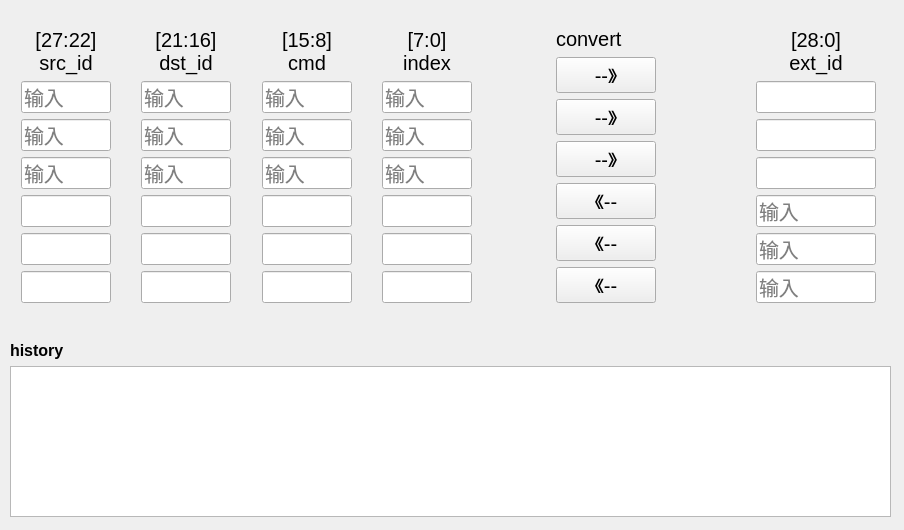
<?xml version="1.0" encoding="UTF-8"?>
<ui version="4.0">
 <class>Widget</class>
 <widget class="QWidget" name="Widget">
  <property name="geometry">
   <rect>
    <x>0</x>
    <y>0</y>
    <width>904</width>
    <height>530</height>
   </rect>
  </property>
  <property name="windowTitle">
   <string>Widget</string>
  </property>
  <widget class="QWidget" name="layoutWidget">
   <property name="geometry">
    <rect>
     <x>10</x>
     <y>16</y>
     <width>877</width>
     <height>298</height>
    </rect>
   </property>
   <layout class="QGridLayout" name="gridLayout">
    <item row="5" column="5">
     <spacer name="horizontalSpacer_41">
      <property name="orientation">
       <enum>Qt::Horizontal</enum>
      </property>
      <property name="sizeHint" stdset="0">
       <size>
        <width>13</width>
        <height>17</height>
       </size>
      </property>
     </spacer>
    </item>
    <item row="2" column="10" colspan="2">
     <spacer name="horizontalSpacer_35">
      <property name="orientation">
       <enum>Qt::Horizontal</enum>
      </property>
      <property name="sizeHint" stdset="0">
       <size>
        <width>40</width>
        <height>20</height>
       </size>
      </property>
     </spacer>
    </item>
    <item row="1" column="12">
     <spacer name="horizontalSpacer_34">
      <property name="orientation">
       <enum>Qt::Horizontal</enum>
      </property>
      <property name="sizeHint" stdset="0">
       <size>
        <width>38</width>
        <height>20</height>
       </size>
      </property>
     </spacer>
    </item>
    <item row="0" column="2" rowspan="6">
     <layout class="QVBoxLayout" name="verticalLayout_2">
      <item>
       <widget class="QLabel" name="label_4">
        <property name="font">
         <font>
          <pointsize>15</pointsize>
         </font>
        </property>
        <property name="text">
         <string>[21:16]
dst_id</string>
        </property>
        <property name="alignment">
         <set>Qt::AlignCenter</set>
        </property>
       </widget>
      </item>
      <item>
       <widget class="QLineEdit" name="dstEdit_in">
        <property name="minimumSize">
         <size>
          <width>90</width>
          <height>0</height>
         </size>
        </property>
        <property name="maximumSize">
         <size>
          <width>90</width>
          <height>16777215</height>
         </size>
        </property>
        <property name="font">
         <font>
          <pointsize>15</pointsize>
         </font>
        </property>
        <property name="text">
         <string/>
        </property>
        <property name="maxLength">
         <number>2</number>
        </property>
        <property name="readOnly">
         <bool>false</bool>
        </property>
        <property name="placeholderText">
         <string>输入</string>
        </property>
       </widget>
      </item>
      <item>
       <widget class="QLineEdit" name="dstEdit_in_2">
        <property name="minimumSize">
         <size>
          <width>90</width>
          <height>0</height>
         </size>
        </property>
        <property name="maximumSize">
         <size>
          <width>90</width>
          <height>16777215</height>
         </size>
        </property>
        <property name="font">
         <font>
          <pointsize>15</pointsize>
         </font>
        </property>
        <property name="text">
         <string/>
        </property>
        <property name="maxLength">
         <number>2</number>
        </property>
        <property name="readOnly">
         <bool>false</bool>
        </property>
        <property name="placeholderText">
         <string>输入</string>
        </property>
       </widget>
      </item>
      <item>
       <widget class="QLineEdit" name="dstEdit_in_3">
        <property name="minimumSize">
         <size>
          <width>90</width>
          <height>0</height>
         </size>
        </property>
        <property name="maximumSize">
         <size>
          <width>90</width>
          <height>16777215</height>
         </size>
        </property>
        <property name="font">
         <font>
          <pointsize>15</pointsize>
         </font>
        </property>
        <property name="text">
         <string/>
        </property>
        <property name="maxLength">
         <number>2</number>
        </property>
        <property name="readOnly">
         <bool>false</bool>
        </property>
        <property name="placeholderText">
         <string>输入</string>
        </property>
       </widget>
      </item>
      <item>
       <widget class="QLineEdit" name="dstEdit_out">
        <property name="minimumSize">
         <size>
          <width>90</width>
          <height>0</height>
         </size>
        </property>
        <property name="maximumSize">
         <size>
          <width>90</width>
          <height>16777215</height>
         </size>
        </property>
        <property name="font">
         <font>
          <pointsize>15</pointsize>
         </font>
        </property>
        <property name="text">
         <string/>
        </property>
        <property name="maxLength">
         <number>2</number>
        </property>
        <property name="readOnly">
         <bool>true</bool>
        </property>
       </widget>
      </item>
      <item>
       <widget class="QLineEdit" name="dstEdit_out_2">
        <property name="minimumSize">
         <size>
          <width>90</width>
          <height>0</height>
         </size>
        </property>
        <property name="maximumSize">
         <size>
          <width>90</width>
          <height>16777215</height>
         </size>
        </property>
        <property name="font">
         <font>
          <pointsize>15</pointsize>
         </font>
        </property>
        <property name="text">
         <string/>
        </property>
        <property name="maxLength">
         <number>2</number>
        </property>
        <property name="readOnly">
         <bool>true</bool>
        </property>
       </widget>
      </item>
      <item>
       <widget class="QLineEdit" name="dstEdit_out_3">
        <property name="minimumSize">
         <size>
          <width>90</width>
          <height>0</height>
         </size>
        </property>
        <property name="maximumSize">
         <size>
          <width>90</width>
          <height>16777215</height>
         </size>
        </property>
        <property name="font">
         <font>
          <pointsize>15</pointsize>
         </font>
        </property>
        <property name="text">
         <string/>
        </property>
        <property name="maxLength">
         <number>2</number>
        </property>
        <property name="readOnly">
         <bool>true</bool>
        </property>
       </widget>
      </item>
     </layout>
    </item>
    <item row="2" column="1">
     <spacer name="horizontalSpacer_7">
      <property name="orientation">
       <enum>Qt::Horizontal</enum>
      </property>
      <property name="sizeHint" stdset="0">
       <size>
        <width>13</width>
        <height>17</height>
       </size>
      </property>
     </spacer>
    </item>
    <item row="0" column="4" rowspan="6">
     <layout class="QVBoxLayout" name="verticalLayout_3">
      <item>
       <widget class="QLabel" name="label_8">
        <property name="font">
         <font>
          <pointsize>15</pointsize>
         </font>
        </property>
        <property name="text">
         <string>[15:8]
cmd</string>
        </property>
        <property name="alignment">
         <set>Qt::AlignCenter</set>
        </property>
       </widget>
      </item>
      <item>
       <widget class="QLineEdit" name="cmdEdit_in">
        <property name="minimumSize">
         <size>
          <width>90</width>
          <height>0</height>
         </size>
        </property>
        <property name="maximumSize">
         <size>
          <width>90</width>
          <height>16777215</height>
         </size>
        </property>
        <property name="font">
         <font>
          <pointsize>15</pointsize>
         </font>
        </property>
        <property name="text">
         <string/>
        </property>
        <property name="maxLength">
         <number>2</number>
        </property>
        <property name="readOnly">
         <bool>false</bool>
        </property>
        <property name="placeholderText">
         <string>输入</string>
        </property>
       </widget>
      </item>
      <item>
       <widget class="QLineEdit" name="cmdEdit_in_2">
        <property name="minimumSize">
         <size>
          <width>90</width>
          <height>0</height>
         </size>
        </property>
        <property name="maximumSize">
         <size>
          <width>90</width>
          <height>16777215</height>
         </size>
        </property>
        <property name="font">
         <font>
          <pointsize>15</pointsize>
         </font>
        </property>
        <property name="text">
         <string/>
        </property>
        <property name="maxLength">
         <number>2</number>
        </property>
        <property name="readOnly">
         <bool>false</bool>
        </property>
        <property name="placeholderText">
         <string>输入</string>
        </property>
       </widget>
      </item>
      <item>
       <widget class="QLineEdit" name="cmdEdit_in_3">
        <property name="minimumSize">
         <size>
          <width>90</width>
          <height>0</height>
         </size>
        </property>
        <property name="maximumSize">
         <size>
          <width>90</width>
          <height>16777215</height>
         </size>
        </property>
        <property name="font">
         <font>
          <pointsize>15</pointsize>
         </font>
        </property>
        <property name="text">
         <string/>
        </property>
        <property name="maxLength">
         <number>2</number>
        </property>
        <property name="readOnly">
         <bool>false</bool>
        </property>
        <property name="placeholderText">
         <string>输入</string>
        </property>
       </widget>
      </item>
      <item>
       <widget class="QLineEdit" name="cmdEdit_out">
        <property name="minimumSize">
         <size>
          <width>90</width>
          <height>0</height>
         </size>
        </property>
        <property name="maximumSize">
         <size>
          <width>90</width>
          <height>16777215</height>
         </size>
        </property>
        <property name="font">
         <font>
          <pointsize>15</pointsize>
         </font>
        </property>
        <property name="text">
         <string/>
        </property>
        <property name="maxLength">
         <number>2</number>
        </property>
        <property name="readOnly">
         <bool>true</bool>
        </property>
       </widget>
      </item>
      <item>
       <widget class="QLineEdit" name="cmdEdit_out_2">
        <property name="minimumSize">
         <size>
          <width>90</width>
          <height>0</height>
         </size>
        </property>
        <property name="maximumSize">
         <size>
          <width>90</width>
          <height>16777215</height>
         </size>
        </property>
        <property name="font">
         <font>
          <pointsize>15</pointsize>
         </font>
        </property>
        <property name="text">
         <string/>
        </property>
        <property name="maxLength">
         <number>2</number>
        </property>
        <property name="readOnly">
         <bool>true</bool>
        </property>
       </widget>
      </item>
      <item>
       <widget class="QLineEdit" name="cmdEdit_out_3">
        <property name="minimumSize">
         <size>
          <width>90</width>
          <height>0</height>
         </size>
        </property>
        <property name="maximumSize">
         <size>
          <width>90</width>
          <height>16777215</height>
         </size>
        </property>
        <property name="font">
         <font>
          <pointsize>15</pointsize>
         </font>
        </property>
        <property name="text">
         <string/>
        </property>
        <property name="maxLength">
         <number>2</number>
        </property>
        <property name="readOnly">
         <bool>true</bool>
        </property>
       </widget>
      </item>
     </layout>
    </item>
    <item row="4" column="12">
     <spacer name="horizontalSpacer_38">
      <property name="orientation">
       <enum>Qt::Horizontal</enum>
      </property>
      <property name="sizeHint" stdset="0">
       <size>
        <width>38</width>
        <height>20</height>
       </size>
      </property>
     </spacer>
    </item>
    <item row="0" column="0" rowspan="6">
     <layout class="QVBoxLayout" name="verticalLayout">
      <item>
       <widget class="QLabel" name="label_7">
        <property name="font">
         <font>
          <pointsize>15</pointsize>
         </font>
        </property>
        <property name="text">
         <string>[27:22]
src_id</string>
        </property>
        <property name="textFormat">
         <enum>Qt::AutoText</enum>
        </property>
        <property name="alignment">
         <set>Qt::AlignCenter</set>
        </property>
       </widget>
      </item>
      <item>
       <widget class="QLineEdit" name="srcEdit_in">
        <property name="minimumSize">
         <size>
          <width>90</width>
          <height>0</height>
         </size>
        </property>
        <property name="maximumSize">
         <size>
          <width>90</width>
          <height>16777215</height>
         </size>
        </property>
        <property name="font">
         <font>
          <pointsize>15</pointsize>
         </font>
        </property>
        <property name="text">
         <string/>
        </property>
        <property name="maxLength">
         <number>2</number>
        </property>
        <property name="readOnly">
         <bool>false</bool>
        </property>
        <property name="placeholderText">
         <string>输入</string>
        </property>
       </widget>
      </item>
      <item>
       <widget class="QLineEdit" name="srcEdit_in_2">
        <property name="minimumSize">
         <size>
          <width>90</width>
          <height>0</height>
         </size>
        </property>
        <property name="maximumSize">
         <size>
          <width>90</width>
          <height>16777215</height>
         </size>
        </property>
        <property name="font">
         <font>
          <pointsize>15</pointsize>
         </font>
        </property>
        <property name="text">
         <string/>
        </property>
        <property name="maxLength">
         <number>2</number>
        </property>
        <property name="readOnly">
         <bool>false</bool>
        </property>
        <property name="placeholderText">
         <string>输入</string>
        </property>
       </widget>
      </item>
      <item>
       <widget class="QLineEdit" name="srcEdit_in_3">
        <property name="minimumSize">
         <size>
          <width>90</width>
          <height>0</height>
         </size>
        </property>
        <property name="maximumSize">
         <size>
          <width>90</width>
          <height>16777215</height>
         </size>
        </property>
        <property name="font">
         <font>
          <pointsize>15</pointsize>
         </font>
        </property>
        <property name="text">
         <string/>
        </property>
        <property name="maxLength">
         <number>2</number>
        </property>
        <property name="readOnly">
         <bool>false</bool>
        </property>
        <property name="placeholderText">
         <string>输入</string>
        </property>
       </widget>
      </item>
      <item>
       <widget class="QLineEdit" name="srcEdit_out">
        <property name="minimumSize">
         <size>
          <width>90</width>
          <height>0</height>
         </size>
        </property>
        <property name="maximumSize">
         <size>
          <width>90</width>
          <height>16777215</height>
         </size>
        </property>
        <property name="font">
         <font>
          <pointsize>15</pointsize>
         </font>
        </property>
        <property name="text">
         <string/>
        </property>
        <property name="maxLength">
         <number>2</number>
        </property>
        <property name="readOnly">
         <bool>true</bool>
        </property>
       </widget>
      </item>
      <item>
       <widget class="QLineEdit" name="srcEdit_out_2">
        <property name="minimumSize">
         <size>
          <width>90</width>
          <height>0</height>
         </size>
        </property>
        <property name="maximumSize">
         <size>
          <width>90</width>
          <height>16777215</height>
         </size>
        </property>
        <property name="font">
         <font>
          <pointsize>15</pointsize>
         </font>
        </property>
        <property name="text">
         <string/>
        </property>
        <property name="maxLength">
         <number>2</number>
        </property>
        <property name="readOnly">
         <bool>true</bool>
        </property>
       </widget>
      </item>
      <item>
       <widget class="QLineEdit" name="srcEdit_out_3">
        <property name="minimumSize">
         <size>
          <width>90</width>
          <height>0</height>
         </size>
        </property>
        <property name="maximumSize">
         <size>
          <width>90</width>
          <height>16777215</height>
         </size>
        </property>
        <property name="font">
         <font>
          <pointsize>15</pointsize>
         </font>
        </property>
        <property name="text">
         <string/>
        </property>
        <property name="maxLength">
         <number>2</number>
        </property>
        <property name="readOnly">
         <bool>true</bool>
        </property>
       </widget>
      </item>
     </layout>
    </item>
    <item row="1" column="7">
     <spacer name="horizontalSpacer_21">
      <property name="orientation">
       <enum>Qt::Horizontal</enum>
      </property>
      <property name="sizeHint" stdset="0">
       <size>
        <width>40</width>
        <height>20</height>
       </size>
      </property>
     </spacer>
    </item>
    <item row="3" column="7">
     <spacer name="horizontalSpacer_27">
      <property name="orientation">
       <enum>Qt::Horizontal</enum>
      </property>
      <property name="sizeHint" stdset="0">
       <size>
        <width>40</width>
        <height>20</height>
       </size>
      </property>
     </spacer>
    </item>
    <item row="5" column="8">
     <spacer name="horizontalSpacer_32">
      <property name="orientation">
       <enum>Qt::Horizontal</enum>
      </property>
      <property name="sizeHint" stdset="0">
       <size>
        <width>38</width>
        <height>20</height>
       </size>
      </property>
     </spacer>
    </item>
    <item row="1" column="3">
     <spacer name="horizontalSpacer_42">
      <property name="orientation">
       <enum>Qt::Horizontal</enum>
      </property>
      <property name="sizeHint" stdset="0">
       <size>
        <width>13</width>
        <height>40</height>
       </size>
      </property>
     </spacer>
    </item>
    <item row="5" column="7">
     <spacer name="horizontalSpacer_31">
      <property name="orientation">
       <enum>Qt::Horizontal</enum>
      </property>
      <property name="sizeHint" stdset="0">
       <size>
        <width>40</width>
        <height>20</height>
       </size>
      </property>
     </spacer>
    </item>
    <item row="4" column="3">
     <spacer name="horizontalSpacer_13">
      <property name="orientation">
       <enum>Qt::Horizontal</enum>
      </property>
      <property name="sizeHint" stdset="0">
       <size>
        <width>13</width>
        <height>41</height>
       </size>
      </property>
     </spacer>
    </item>
    <item row="0" column="10" colspan="2">
     <spacer name="horizontalSpacer_5">
      <property name="orientation">
       <enum>Qt::Horizontal</enum>
      </property>
      <property name="sizeHint" stdset="0">
       <size>
        <width>40</width>
        <height>20</height>
       </size>
      </property>
     </spacer>
    </item>
    <item row="0" column="8">
     <spacer name="horizontalSpacer_4">
      <property name="orientation">
       <enum>Qt::Horizontal</enum>
      </property>
      <property name="sizeHint" stdset="0">
       <size>
        <width>38</width>
        <height>20</height>
       </size>
      </property>
     </spacer>
    </item>
    <item row="0" column="5">
     <spacer name="horizontalSpacer_3">
      <property name="orientation">
       <enum>Qt::Horizontal</enum>
      </property>
      <property name="sizeHint" stdset="0">
       <size>
        <width>13</width>
        <height>17</height>
       </size>
      </property>
     </spacer>
    </item>
    <item row="3" column="3">
     <spacer name="horizontalSpacer_16">
      <property name="orientation">
       <enum>Qt::Horizontal</enum>
      </property>
      <property name="sizeHint" stdset="0">
       <size>
        <width>13</width>
        <height>40</height>
       </size>
      </property>
     </spacer>
    </item>
    <item row="3" column="10">
     <spacer name="horizontalSpacer_23">
      <property name="orientation">
       <enum>Qt::Horizontal</enum>
      </property>
      <property name="sizeHint" stdset="0">
       <size>
        <width>36</width>
        <height>40</height>
       </size>
      </property>
     </spacer>
    </item>
    <item row="0" column="9" rowspan="6">
     <layout class="QVBoxLayout" name="verticalLayout_6">
      <item>
       <widget class="QLabel" name="label_2">
        <property name="font">
         <font>
          <pointsize>15</pointsize>
         </font>
        </property>
        <property name="text">
         <string>convert</string>
        </property>
       </widget>
      </item>
      <item>
       <widget class="QPushButton" name="convertBt">
        <property name="minimumSize">
         <size>
          <width>100</width>
          <height>0</height>
         </size>
        </property>
        <property name="font">
         <font>
          <pointsize>15</pointsize>
         </font>
        </property>
        <property name="text">
         <string>--》</string>
        </property>
       </widget>
      </item>
      <item>
       <widget class="QPushButton" name="convertBt_2">
        <property name="minimumSize">
         <size>
          <width>100</width>
          <height>0</height>
         </size>
        </property>
        <property name="font">
         <font>
          <pointsize>15</pointsize>
         </font>
        </property>
        <property name="text">
         <string>--》</string>
        </property>
       </widget>
      </item>
      <item>
       <widget class="QPushButton" name="convertBt_3">
        <property name="minimumSize">
         <size>
          <width>100</width>
          <height>0</height>
         </size>
        </property>
        <property name="font">
         <font>
          <pointsize>15</pointsize>
         </font>
        </property>
        <property name="text">
         <string>--》</string>
        </property>
       </widget>
      </item>
      <item>
       <widget class="QPushButton" name="convertBt_5">
        <property name="minimumSize">
         <size>
          <width>100</width>
          <height>0</height>
         </size>
        </property>
        <property name="font">
         <font>
          <pointsize>15</pointsize>
         </font>
        </property>
        <property name="text">
         <string>《--</string>
        </property>
       </widget>
      </item>
      <item>
       <widget class="QPushButton" name="convertBt_4">
        <property name="minimumSize">
         <size>
          <width>100</width>
          <height>0</height>
         </size>
        </property>
        <property name="font">
         <font>
          <pointsize>15</pointsize>
         </font>
        </property>
        <property name="text">
         <string>《--</string>
        </property>
       </widget>
      </item>
      <item>
       <widget class="QPushButton" name="convertBt_6">
        <property name="minimumSize">
         <size>
          <width>100</width>
          <height>0</height>
         </size>
        </property>
        <property name="font">
         <font>
          <pointsize>15</pointsize>
         </font>
        </property>
        <property name="text">
         <string>《--</string>
        </property>
       </widget>
      </item>
     </layout>
    </item>
    <item row="5" column="1">
     <spacer name="horizontalSpacer_10">
      <property name="orientation">
       <enum>Qt::Horizontal</enum>
      </property>
      <property name="sizeHint" stdset="0">
       <size>
        <width>13</width>
        <height>17</height>
       </size>
      </property>
     </spacer>
    </item>
    <item row="4" column="1">
     <spacer name="horizontalSpacer_9">
      <property name="orientation">
       <enum>Qt::Horizontal</enum>
      </property>
      <property name="sizeHint" stdset="0">
       <size>
        <width>13</width>
        <height>17</height>
       </size>
      </property>
     </spacer>
    </item>
    <item row="2" column="7">
     <spacer name="horizontalSpacer_25">
      <property name="orientation">
       <enum>Qt::Horizontal</enum>
      </property>
      <property name="sizeHint" stdset="0">
       <size>
        <width>40</width>
        <height>20</height>
       </size>
      </property>
     </spacer>
    </item>
    <item row="2" column="3">
     <spacer name="horizontalSpacer_15">
      <property name="orientation">
       <enum>Qt::Horizontal</enum>
      </property>
      <property name="sizeHint" stdset="0">
       <size>
        <width>13</width>
        <height>41</height>
       </size>
      </property>
     </spacer>
    </item>
    <item row="5" column="10" colspan="2">
     <spacer name="horizontalSpacer_39">
      <property name="orientation">
       <enum>Qt::Horizontal</enum>
      </property>
      <property name="sizeHint" stdset="0">
       <size>
        <width>40</width>
        <height>20</height>
       </size>
      </property>
     </spacer>
    </item>
    <item row="0" column="7">
     <spacer name="horizontalSpacer_11">
      <property name="orientation">
       <enum>Qt::Horizontal</enum>
      </property>
      <property name="sizeHint" stdset="0">
       <size>
        <width>40</width>
        <height>20</height>
       </size>
      </property>
     </spacer>
    </item>
    <item row="5" column="12">
     <spacer name="horizontalSpacer_40">
      <property name="orientation">
       <enum>Qt::Horizontal</enum>
      </property>
      <property name="sizeHint" stdset="0">
       <size>
        <width>38</width>
        <height>20</height>
       </size>
      </property>
     </spacer>
    </item>
    <item row="2" column="12">
     <spacer name="horizontalSpacer_36">
      <property name="orientation">
       <enum>Qt::Horizontal</enum>
      </property>
      <property name="sizeHint" stdset="0">
       <size>
        <width>38</width>
        <height>20</height>
       </size>
      </property>
     </spacer>
    </item>
    <item row="2" column="5">
     <spacer name="horizontalSpacer_18">
      <property name="orientation">
       <enum>Qt::Horizontal</enum>
      </property>
      <property name="sizeHint" stdset="0">
       <size>
        <width>13</width>
        <height>17</height>
       </size>
      </property>
     </spacer>
    </item>
    <item row="5" column="3">
     <spacer name="horizontalSpacer_14">
      <property name="orientation">
       <enum>Qt::Horizontal</enum>
      </property>
      <property name="sizeHint" stdset="0">
       <size>
        <width>13</width>
        <height>40</height>
       </size>
      </property>
     </spacer>
    </item>
    <item row="1" column="8">
     <spacer name="horizontalSpacer_22">
      <property name="orientation">
       <enum>Qt::Horizontal</enum>
      </property>
      <property name="sizeHint" stdset="0">
       <size>
        <width>38</width>
        <height>20</height>
       </size>
      </property>
     </spacer>
    </item>
    <item row="3" column="11" colspan="2">
     <spacer name="horizontalSpacer_24">
      <property name="orientation">
       <enum>Qt::Horizontal</enum>
      </property>
      <property name="sizeHint" stdset="0">
       <size>
        <width>38</width>
        <height>20</height>
       </size>
      </property>
     </spacer>
    </item>
    <item row="3" column="5">
     <spacer name="horizontalSpacer_19">
      <property name="orientation">
       <enum>Qt::Horizontal</enum>
      </property>
      <property name="sizeHint" stdset="0">
       <size>
        <width>13</width>
        <height>17</height>
       </size>
      </property>
     </spacer>
    </item>
    <item row="0" column="13" rowspan="6">
     <layout class="QVBoxLayout" name="verticalLayout_5">
      <item>
       <widget class="QLabel" name="label">
        <property name="font">
         <font>
          <pointsize>15</pointsize>
         </font>
        </property>
        <property name="text">
         <string>[28:0]
ext_id</string>
        </property>
        <property name="alignment">
         <set>Qt::AlignCenter</set>
        </property>
       </widget>
      </item>
      <item>
       <widget class="QLineEdit" name="extEdit_out">
        <property name="minimumSize">
         <size>
          <width>120</width>
          <height>0</height>
         </size>
        </property>
        <property name="maximumSize">
         <size>
          <width>120</width>
          <height>16777215</height>
         </size>
        </property>
        <property name="font">
         <font>
          <pointsize>15</pointsize>
         </font>
        </property>
        <property name="text">
         <string/>
        </property>
        <property name="maxLength">
         <number>8</number>
        </property>
        <property name="frame">
         <bool>true</bool>
        </property>
        <property name="echoMode">
         <enum>QLineEdit::Normal</enum>
        </property>
        <property name="readOnly">
         <bool>true</bool>
        </property>
        <property name="cursorMoveStyle">
         <enum>Qt::LogicalMoveStyle</enum>
        </property>
       </widget>
      </item>
      <item>
       <widget class="QLineEdit" name="extEdit_out_2">
        <property name="minimumSize">
         <size>
          <width>120</width>
          <height>0</height>
         </size>
        </property>
        <property name="maximumSize">
         <size>
          <width>120</width>
          <height>16777215</height>
         </size>
        </property>
        <property name="font">
         <font>
          <pointsize>15</pointsize>
         </font>
        </property>
        <property name="maxLength">
         <number>8</number>
        </property>
        <property name="frame">
         <bool>true</bool>
        </property>
        <property name="readOnly">
         <bool>true</bool>
        </property>
       </widget>
      </item>
      <item>
       <widget class="QLineEdit" name="extEdit_out_3">
        <property name="minimumSize">
         <size>
          <width>120</width>
          <height>0</height>
         </size>
        </property>
        <property name="maximumSize">
         <size>
          <width>120</width>
          <height>16777215</height>
         </size>
        </property>
        <property name="font">
         <font>
          <pointsize>15</pointsize>
         </font>
        </property>
        <property name="maxLength">
         <number>8</number>
        </property>
        <property name="frame">
         <bool>true</bool>
        </property>
        <property name="readOnly">
         <bool>true</bool>
        </property>
       </widget>
      </item>
      <item>
       <widget class="QLineEdit" name="extEdit_in">
        <property name="minimumSize">
         <size>
          <width>120</width>
          <height>0</height>
         </size>
        </property>
        <property name="maximumSize">
         <size>
          <width>120</width>
          <height>16777215</height>
         </size>
        </property>
        <property name="font">
         <font>
          <pointsize>15</pointsize>
         </font>
        </property>
        <property name="maxLength">
         <number>8</number>
        </property>
        <property name="frame">
         <bool>true</bool>
        </property>
        <property name="readOnly">
         <bool>false</bool>
        </property>
        <property name="placeholderText">
         <string>输入</string>
        </property>
       </widget>
      </item>
      <item>
       <widget class="QLineEdit" name="extEdit_in_2">
        <property name="minimumSize">
         <size>
          <width>120</width>
          <height>0</height>
         </size>
        </property>
        <property name="maximumSize">
         <size>
          <width>120</width>
          <height>16777215</height>
         </size>
        </property>
        <property name="font">
         <font>
          <pointsize>15</pointsize>
         </font>
        </property>
        <property name="maxLength">
         <number>8</number>
        </property>
        <property name="frame">
         <bool>true</bool>
        </property>
        <property name="readOnly">
         <bool>false</bool>
        </property>
        <property name="placeholderText">
         <string>输入</string>
        </property>
       </widget>
      </item>
      <item>
       <widget class="QLineEdit" name="extEdit_in_3">
        <property name="minimumSize">
         <size>
          <width>120</width>
          <height>0</height>
         </size>
        </property>
        <property name="maximumSize">
         <size>
          <width>120</width>
          <height>16777215</height>
         </size>
        </property>
        <property name="font">
         <font>
          <pointsize>15</pointsize>
         </font>
        </property>
        <property name="maxLength">
         <number>8</number>
        </property>
        <property name="frame">
         <bool>true</bool>
        </property>
        <property name="readOnly">
         <bool>false</bool>
        </property>
        <property name="placeholderText">
         <string>输入</string>
        </property>
       </widget>
      </item>
     </layout>
    </item>
    <item row="3" column="8">
     <spacer name="horizontalSpacer_28">
      <property name="orientation">
       <enum>Qt::Horizontal</enum>
      </property>
      <property name="sizeHint" stdset="0">
       <size>
        <width>38</width>
        <height>20</height>
       </size>
      </property>
     </spacer>
    </item>
    <item row="4" column="5">
     <spacer name="horizontalSpacer_20">
      <property name="orientation">
       <enum>Qt::Horizontal</enum>
      </property>
      <property name="sizeHint" stdset="0">
       <size>
        <width>13</width>
        <height>17</height>
       </size>
      </property>
     </spacer>
    </item>
    <item row="1" column="1">
     <spacer name="horizontalSpacer_6">
      <property name="orientation">
       <enum>Qt::Horizontal</enum>
      </property>
      <property name="sizeHint" stdset="0">
       <size>
        <width>13</width>
        <height>17</height>
       </size>
      </property>
     </spacer>
    </item>
    <item row="3" column="1">
     <spacer name="horizontalSpacer_8">
      <property name="orientation">
       <enum>Qt::Horizontal</enum>
      </property>
      <property name="sizeHint" stdset="0">
       <size>
        <width>13</width>
        <height>17</height>
       </size>
      </property>
     </spacer>
    </item>
    <item row="2" column="8">
     <spacer name="horizontalSpacer_26">
      <property name="orientation">
       <enum>Qt::Horizontal</enum>
      </property>
      <property name="sizeHint" stdset="0">
       <size>
        <width>38</width>
        <height>20</height>
       </size>
      </property>
     </spacer>
    </item>
    <item row="1" column="10" colspan="2">
     <spacer name="horizontalSpacer_33">
      <property name="orientation">
       <enum>Qt::Horizontal</enum>
      </property>
      <property name="sizeHint" stdset="0">
       <size>
        <width>40</width>
        <height>20</height>
       </size>
      </property>
     </spacer>
    </item>
    <item row="0" column="1">
     <spacer name="horizontalSpacer">
      <property name="orientation">
       <enum>Qt::Horizontal</enum>
      </property>
      <property name="sizeHint" stdset="0">
       <size>
        <width>13</width>
        <height>17</height>
       </size>
      </property>
     </spacer>
    </item>
    <item row="0" column="3">
     <spacer name="horizontalSpacer_2">
      <property name="orientation">
       <enum>Qt::Horizontal</enum>
      </property>
      <property name="sizeHint" stdset="0">
       <size>
        <width>13</width>
        <height>41</height>
       </size>
      </property>
     </spacer>
    </item>
    <item row="4" column="10" colspan="2">
     <spacer name="horizontalSpacer_37">
      <property name="orientation">
       <enum>Qt::Horizontal</enum>
      </property>
      <property name="sizeHint" stdset="0">
       <size>
        <width>40</width>
        <height>20</height>
       </size>
      </property>
     </spacer>
    </item>
    <item row="0" column="12">
     <spacer name="horizontalSpacer_12">
      <property name="orientation">
       <enum>Qt::Horizontal</enum>
      </property>
      <property name="sizeHint" stdset="0">
       <size>
        <width>40</width>
        <height>20</height>
       </size>
      </property>
     </spacer>
    </item>
    <item row="4" column="8">
     <spacer name="horizontalSpacer_30">
      <property name="orientation">
       <enum>Qt::Horizontal</enum>
      </property>
      <property name="sizeHint" stdset="0">
       <size>
        <width>38</width>
        <height>20</height>
       </size>
      </property>
     </spacer>
    </item>
    <item row="0" column="6" rowspan="6">
     <layout class="QVBoxLayout" name="verticalLayout_4">
      <item>
       <widget class="QLabel" name="label_10">
        <property name="font">
         <font>
          <pointsize>15</pointsize>
         </font>
        </property>
        <property name="text">
         <string>[7:0]
index</string>
        </property>
        <property name="alignment">
         <set>Qt::AlignCenter</set>
        </property>
       </widget>
      </item>
      <item>
       <widget class="QLineEdit" name="indexEdit_in">
        <property name="minimumSize">
         <size>
          <width>90</width>
          <height>0</height>
         </size>
        </property>
        <property name="maximumSize">
         <size>
          <width>90</width>
          <height>16777215</height>
         </size>
        </property>
        <property name="font">
         <font>
          <pointsize>15</pointsize>
         </font>
        </property>
        <property name="text">
         <string/>
        </property>
        <property name="maxLength">
         <number>2</number>
        </property>
        <property name="readOnly">
         <bool>false</bool>
        </property>
        <property name="placeholderText">
         <string>输入</string>
        </property>
       </widget>
      </item>
      <item>
       <widget class="QLineEdit" name="indexEdit_in_2">
        <property name="minimumSize">
         <size>
          <width>90</width>
          <height>0</height>
         </size>
        </property>
        <property name="maximumSize">
         <size>
          <width>90</width>
          <height>16777215</height>
         </size>
        </property>
        <property name="font">
         <font>
          <pointsize>15</pointsize>
         </font>
        </property>
        <property name="text">
         <string/>
        </property>
        <property name="maxLength">
         <number>2</number>
        </property>
        <property name="readOnly">
         <bool>false</bool>
        </property>
        <property name="placeholderText">
         <string>输入</string>
        </property>
       </widget>
      </item>
      <item>
       <widget class="QLineEdit" name="indexEdit_in_3">
        <property name="minimumSize">
         <size>
          <width>90</width>
          <height>0</height>
         </size>
        </property>
        <property name="maximumSize">
         <size>
          <width>90</width>
          <height>16777215</height>
         </size>
        </property>
        <property name="font">
         <font>
          <pointsize>15</pointsize>
         </font>
        </property>
        <property name="text">
         <string/>
        </property>
        <property name="maxLength">
         <number>2</number>
        </property>
        <property name="readOnly">
         <bool>false</bool>
        </property>
        <property name="placeholderText">
         <string>输入</string>
        </property>
       </widget>
      </item>
      <item>
       <widget class="QLineEdit" name="indexEdit_out">
        <property name="minimumSize">
         <size>
          <width>90</width>
          <height>0</height>
         </size>
        </property>
        <property name="maximumSize">
         <size>
          <width>90</width>
          <height>16777215</height>
         </size>
        </property>
        <property name="font">
         <font>
          <pointsize>15</pointsize>
         </font>
        </property>
        <property name="text">
         <string/>
        </property>
        <property name="maxLength">
         <number>2</number>
        </property>
        <property name="readOnly">
         <bool>true</bool>
        </property>
       </widget>
      </item>
      <item>
       <widget class="QLineEdit" name="indexEdit_out_2">
        <property name="minimumSize">
         <size>
          <width>90</width>
          <height>0</height>
         </size>
        </property>
        <property name="maximumSize">
         <size>
          <width>90</width>
          <height>16777215</height>
         </size>
        </property>
        <property name="font">
         <font>
          <pointsize>15</pointsize>
         </font>
        </property>
        <property name="text">
         <string/>
        </property>
        <property name="maxLength">
         <number>2</number>
        </property>
        <property name="readOnly">
         <bool>true</bool>
        </property>
       </widget>
      </item>
      <item>
       <widget class="QLineEdit" name="indexEdit_out_3">
        <property name="minimumSize">
         <size>
          <width>90</width>
          <height>0</height>
         </size>
        </property>
        <property name="maximumSize">
         <size>
          <width>90</width>
          <height>16777215</height>
         </size>
        </property>
        <property name="font">
         <font>
          <pointsize>15</pointsize>
         </font>
        </property>
        <property name="text">
         <string/>
        </property>
        <property name="maxLength">
         <number>2</number>
        </property>
        <property name="readOnly">
         <bool>true</bool>
        </property>
       </widget>
      </item>
     </layout>
    </item>
    <item row="4" column="7">
     <spacer name="horizontalSpacer_29">
      <property name="orientation">
       <enum>Qt::Horizontal</enum>
      </property>
      <property name="sizeHint" stdset="0">
       <size>
        <width>40</width>
        <height>20</height>
       </size>
      </property>
     </spacer>
    </item>
    <item row="1" column="5">
     <spacer name="horizontalSpacer_17">
      <property name="orientation">
       <enum>Qt::Horizontal</enum>
      </property>
      <property name="sizeHint" stdset="0">
       <size>
        <width>13</width>
        <height>17</height>
       </size>
      </property>
     </spacer>
    </item>
   </layout>
  </widget>
  <widget class="QPlainTextEdit" name="historyEdit">
   <property name="geometry">
    <rect>
     <x>10</x>
     <y>366</y>
     <width>881</width>
     <height>151</height>
    </rect>
   </property>
   <property name="font">
    <font>
     <pointsize>12</pointsize>
    </font>
   </property>
   <property name="readOnly">
    <bool>true</bool>
   </property>
  </widget>
  <widget class="QLabel" name="label_3">
   <property name="geometry">
    <rect>
     <x>10</x>
     <y>340</y>
     <width>91</width>
     <height>21</height>
    </rect>
   </property>
   <property name="font">
    <font>
     <pointsize>12</pointsize>
     <weight>75</weight>
     <bold>true</bold>
    </font>
   </property>
   <property name="frameShape">
    <enum>QFrame::NoFrame</enum>
   </property>
   <property name="text">
    <string>history</string>
   </property>
  </widget>
 </widget>
 <layoutdefault spacing="6" margin="11"/>
 <resources/>
 <connections/>
</ui>
